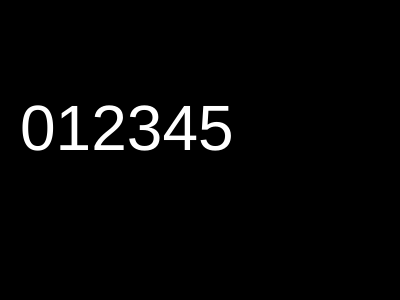
Frame 1 (no input)
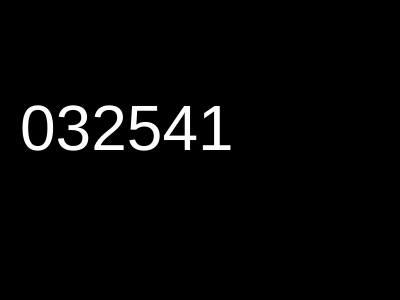
Frame 60 (no input)
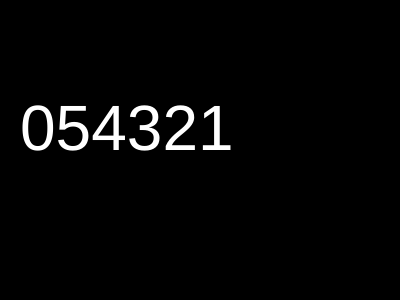
Frame 120 (the mouse pressed at the canvas centre since frame 60)

The p5.js sketch that drew these frames (run headless with seeded random() and noise() and a simulated clock; from frame 60 on, the mouse is pressed at the canvas centre):

// p5.js sketch
// ── sketch.js
var vals = [0,1,2,3,4,5];

function setup() {
  createCanvas(400,300)
  // noLoop();
}


function draw() {
  background(0) 
  console.log(vals)
  
  var largestI = -1;
  for ( var i = 0; i < vals.length - 1; i++){
    if (vals[i] < vals[i+1]) {
      largestI = i;

    }
  }
  
  console.log(largestI)
  if(largestI == -1){
    noLoop();
    console.log('finished');
  }
  
  var largeastJ = -1;
  for ( var j = 0; j < vals.length; j++){
    if (vals[largestI] < vals[j]) {
      largestJ = j

    }
  }
  
  console.log(largestJ)

  

  
  textSize(64);
  var s = '';
  for (var i = 0; i<vals.length; i++){
    s += vals[i];
  }
  fill(255)
  text(s,20,height/2);
  
  swap(vals,largestI,largestJ)


  var endArray = vals.splice(largestI + 1);
  endArray.reverse();
  vals = vals.concat(endArray);
  
}


function swap(a, i, j){
  var temp = a[i];
  a[i] = a[j];
  a[j] = temp;
}


function calcDistance(points) {
  var sum = 0;
  for (var i = 0; i < points.length-1; i++){
    var d = dist(points[i].x, points[i].y, points[i+1].x, points[i+1].y);
    sum += d;
  }
  return sum;
  
}
